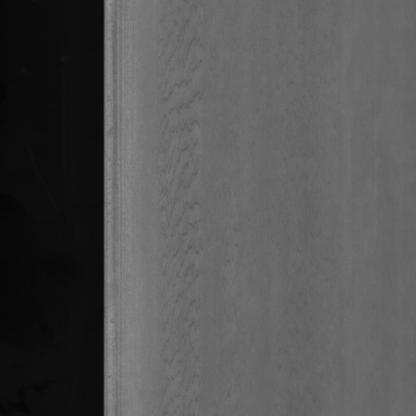
#> input picture neugc10/test/images/gc10_img_01_3436814600_00259_jpg.rf.13ccc5af11359f6b31903d1fd4836bfb.jpg, 416 x 416 px; its folder holds only this picture in this run
$ python setup_domain_experiment.py
#> lines starting #> are read from the running program, lines starting #| are printed output that depends on the picture
"""
Setup a domain adaptation experiment from the NEU-GC10 steel defect dataset.

Strategy: Split into source (original) and target (augmented to simulate different
camera/lighting conditions). This mimics a real industrial scenario where you have
labels from one inspection station and need to deploy on another with different
lighting, camera angle, or surface finish.

Target domain augmentations:
- Brightness reduction (simulates darker lighting)
- Contrast shift
- Gaussian noise (simulates different sensor)
- Color temperature shift
"""

import os
import shutil
import random
from pathlib import Path

import cv2
import numpy as np
import yaml
from tqdm import tqdm


def augment_target_domain(img):
    """Apply domain-shift augmentations to simulate a different camera/environment."""
    # Darken + shift color temperature (blueish tint, like fluorescent lighting)
    img = img.astype(np.float32)

    # Reduce brightness by 30-50%
    img *= random.uniform(0.5, 0.7)

    # Add blue tint (simulate different lighting)
    img[:, :, 0] = np.clip(img[:, :, 0] * random.uniform(1.1, 1.3), 0, 255)  # B
    img[:, :, 2] = np.clip(img[:, :, 2] * random.uniform(0.8, 0.9), 0, 255)  # R

    # Add Gaussian noise (different sensor)
    noise = np.random.normal(0, random.uniform(8, 15), img.shape)
    img = np.clip(img + noise, 0, 255)

    # Slight blur (different lens)
    if random.random() > 0.5:
        img = cv2.GaussianBlur(img.astype(np.uint8), (3, 3), 0).astype(np.float32)

    return img.astype(np.uint8)


def setup_experiment(dataset_root, output_root, target_ratio=0.4):
    """
    Split dataset into source and target domains.

    Args:
        dataset_root: Path to neugc10 dataset
        output_root: Where to create source/ and target/ directories
        target_ratio: Fraction of training data to use as target domain
    """
#> called with dataset_root = 'neugc10', output_root = 'datasets/neu_domain_experiment', target_ratio = 0.4
    dataset_root = Path(dataset_root)
    output_root = Path(output_root)

    # Paths
    source_dir = output_root / 'source'
    target_dir = output_root / 'target'

    # Collect all training images
    train_images = sorted((dataset_root / 'train' / 'images').glob('*.jpg'))
    random.seed(42)
    random.shuffle(train_images)

    # Split: source gets (1 - target_ratio), target gets target_ratio
    split_idx = int(len(train_images) * (1 - target_ratio))
    source_imgs = train_images[:split_idx]
    target_imgs = train_images[split_idx:]

    print(f'Total training images: {len(train_images)}')
    print(f'Source domain: {len(source_imgs)} images (original)')
    print(f'Target domain: {len(target_imgs)} images (augmented, simulating different camera)')

    # --- Source domain: original images with labels ---
    for split_name, img_list in [('train', source_imgs)]:
        img_out = source_dir / split_name / 'images'
        lbl_out = source_dir / split_name / 'labels'
        img_out.mkdir(parents=True, exist_ok=True)
        lbl_out.mkdir(parents=True, exist_ok=True)

        for img_path in tqdm(img_list, desc=f'Source {split_name}'):
            shutil.copy2(img_path, img_out / img_path.name)
            lbl_path = img_path.parent.parent / 'labels' / (img_path.stem + '.txt')
            if lbl_path.exists():
                shutil.copy2(lbl_path, lbl_out / lbl_path.name)

    # Source val = original val set
    val_img_out = source_dir / 'val' / 'images'
    val_lbl_out = source_dir / 'val' / 'labels'
    val_img_out.mkdir(parents=True, exist_ok=True)
    val_lbl_out.mkdir(parents=True, exist_ok=True)

    val_images = sorted((dataset_root / 'valid' / 'images').glob('*.jpg'))
    for img_path in tqdm(val_images, desc='Source val'):
        shutil.copy2(img_path, val_img_out / img_path.name)
        lbl_path = img_path.parent.parent / 'labels' / (img_path.stem + '.txt')
        if lbl_path.exists():
            shutil.copy2(lbl_path, val_lbl_out / lbl_path.name)

    # --- Target domain: augmented images (labels copied but only used for domain loss) ---
    tgt_img_out = target_dir / 'train' / 'images'
    tgt_lbl_out = target_dir / 'train' / 'labels'
    tgt_img_out.mkdir(parents=True, exist_ok=True)
    tgt_lbl_out.mkdir(parents=True, exist_ok=True)

    for img_path in tqdm(target_imgs, desc='Target train (augmenting)'):
        img = cv2.imread(str(img_path))
#> img is the input picture: shape (416, 416, 3); min 5, max 148, mean 83.7
        if img is None:
            continue
        aug_img = augment_target_domain(img)
#> in augment_target_domain, `img *= random.uniform(0.5, 0.7)`:
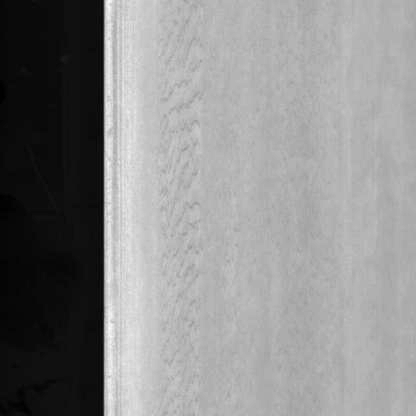
#> img: shape (416, 416, 3) float32; min 3.14, max 92.93, mean 52.6; drawn with min black and max white
#> in augment_target_domain, `img[:, :, 0] = np.clip(img[:, :, 0] * random.uniform(1.1, 1.3), 0, 255)`:
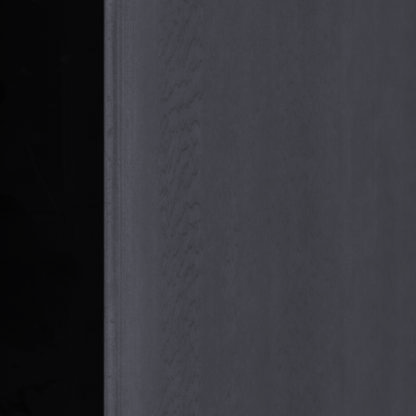
#> img: shape (416, 416, 3) float32; mean of channels 0, 1, 2 58.1, 52.6, 52.6; drawn as B, G, R
#> in augment_target_domain, `img = np.clip(img + noise, 0, 255)`:
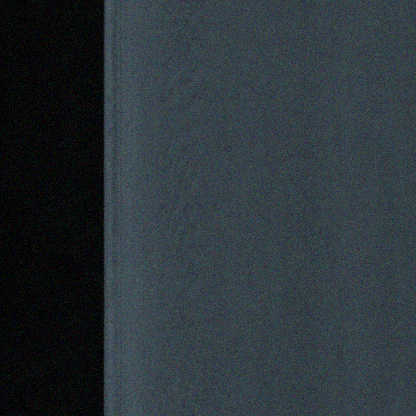
#> img: shape (416, 416, 3) float64; mean of channels 0, 1, 2 58.4, 52.9, 43.9; drawn as B, G, R
        cv2.imwrite(str(tgt_img_out / img_path.name), aug_img)

        # Copy labels (needed by dataloader, but DANN only uses them for domain classification)
        lbl_path = img_path.parent.parent / 'labels' / (img_path.stem + '.txt')
        if lbl_path.exists():
            shutil.copy2(lbl_path, tgt_lbl_out / lbl_path.name)

    # --- Write YAML configs ---
    # Read class names from dataset's own data.yaml if available
    data_yaml = dataset_root / 'data.yaml'
    if data_yaml.exists():
        with open(data_yaml) as f:
            ds_cfg = yaml.safe_load(f)
        class_names = ds_cfg.get('names', [])
        print(f'Read {len(class_names)} classes from {data_yaml}')
    else:
        # Fallback for NEU-GC10
        class_names = [
            'crazing', 'crease', 'crescent_gap', 'inclusion', 'oil_spot',
            'patches', 'pitted_surface', 'punching_hole', 'rolled-in_scale',
            'rolled_pit', 'scratches', 'silk_spot', 'waist_folding', 'water_spot',
            'welding_line'
        ]
        print(f'Using default {len(class_names)} GC10 class names (no data.yaml found)')

    source_yaml = {
        'path': str(source_dir.resolve()),
        'train': 'train/images',
        'val': 'val/images',
        'nc': 15,
        'names': class_names,
    }

    target_yaml = {
        'path': str(target_dir.resolve()),
        'train': 'train/images',
        'val': 'train/images',  # reuse train for target val
        'nc': 15,
        'names': class_names,
    }

    with open(output_root / 'source.yaml', 'w') as f:
        yaml.dump(source_yaml, f, default_flow_style=False)

    with open(output_root / 'target.yaml', 'w') as f:
        yaml.dump(target_yaml, f, default_flow_style=False)

    print(f'\nDone! Configs written to:')
    print(f'  {output_root / "source.yaml"}')
    print(f'  {output_root / "target.yaml"}')
    print(f'\nRun training with:')
    print(f'  python3 train.py \\')
    print(f'    --source-data {output_root / "source.yaml"} \\')
    print(f'    --target-data {output_root / "target.yaml"} \\')
    print(f'    --epochs 50 --batch-size 8 --device 0')


if __name__ == '__main__':
    setup_experiment(
        dataset_root='neugc10',
        output_root='datasets/neu_domain_experiment',
    )

$ run again, on neugc10/test/images/gc10_img_01_425005700_00421_jpg.rf.104290bb232c3f5c83df175fd66b2123.jpg
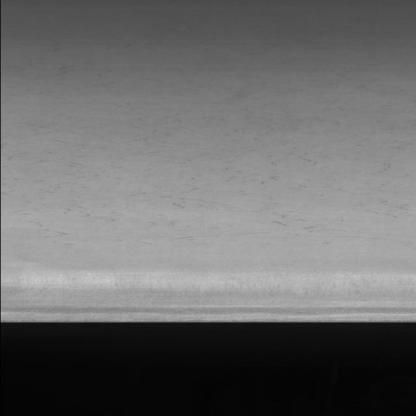
#> input picture neugc10/test/images/gc10_img_01_425005700_00421_jpg.rf.104290bb232c3f5c83df175fd66b2123.jpg, 416 x 416 px
#> in setup_experiment, img is the input picture: shape (416, 416, 3); min 0, max 203, mean 107.2
#> in augment_target_domain, `img *= random.uniform(0.5, 0.7)`:
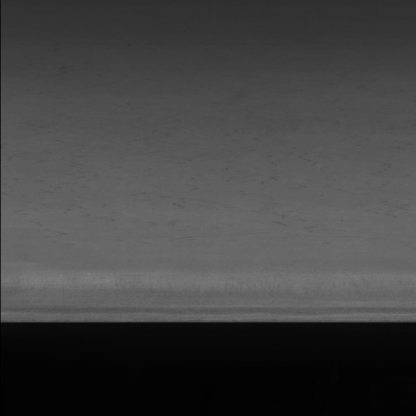
#> img: shape (416, 416, 3) float32; min 0, max 127.5, mean 67.3
#> in augment_target_domain, `img = np.clip(img + noise, 0, 255)`:
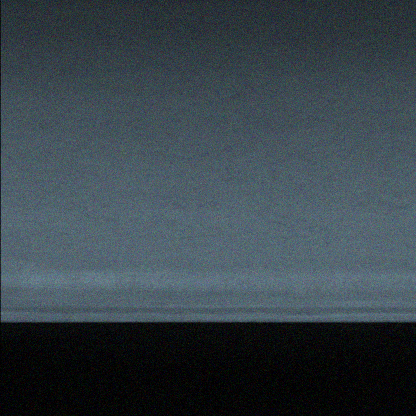
#> img: shape (416, 416, 3) float64; mean of channels 0, 1, 2 74.7, 67.7, 56.1; drawn as B, G, R
